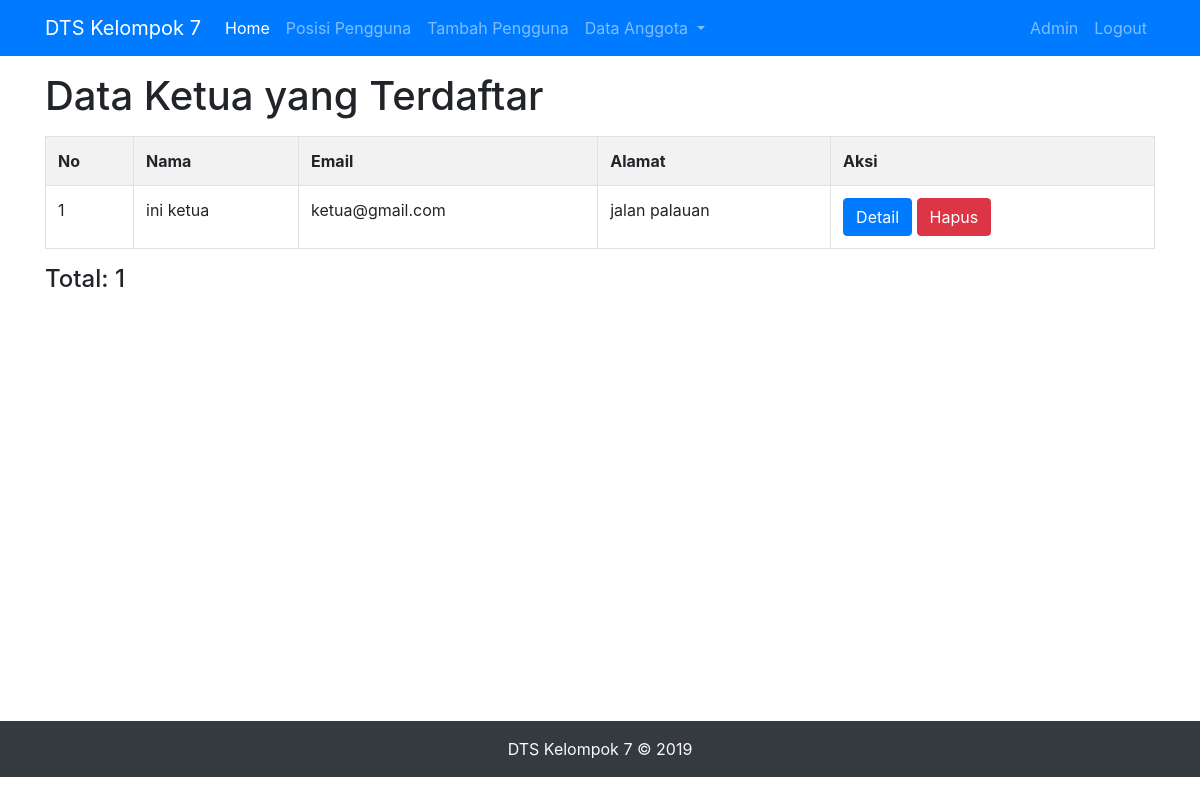
The app's page /admin/ketua.php (signed in) with its own data.
### tables this page shows
CREATE TABLE `pengguna` (
  `nik` int(11) NOT NULL,
  `nama` varchar(40) NOT NULL,
  `email` varchar(100) NOT NULL,
  `alamat` varchar(100) NOT NULL
);

### admin/ketua.php (the view)
<?php
require_once '../config/koneksi.php';
$query = "SELECT p.nik, p.nama, p.email, p.alamat FROM pengguna p INNER JOIN mapping m ON p.nik = m.nik WHERE m.id_posisi = '2'";
$hasil = $db->query($query);
$total = $hasil->num_rows;
?>
<?php require_once 'header.php' ?>
<div class="container py-3" style="min-height: 83.1vh">
  <h1>Data Ketua yang Terdaftar</h1>
  <table class="table table-striped table-bordered my-3">
    <tr>
      <th>No</th>
      <th>Nama</th>
      <th>Email</th>
      <th>Alamat</th>
      <th>Aksi</th>
    </tr>
    <?php $no = 1; ?>
    <?php while ($data = $hasil->fetch_assoc()) : ?>
      <tr>
        <td><?= $no ?></td>
        <td><?= $data['nama'] ?></td>
        <td><?= $data['email'] ?></td>
        <td><?= $data['alamat'] ?></td>
        <td>
          <a href="detail.php?id=<?= $data['nik'] ?>" class="btn btn-primary">Detail</a>
          <a href="hapus.php?id=<?= $data['nik'] ?>" class="btn btn-danger">Hapus</a>
        </td>
      </tr>
      <?php $no++; ?>
    <?php endwhile; ?>
  </table>
  <h4>Total: <?= $total ?></h4>
</div>
<?php require_once 'footer.php' ?>

### records on screen
pengguna: nama "ini ketua", email "ketua@gmail.com", alamat "jalan palauan"

### other values on screen
$total "1"
